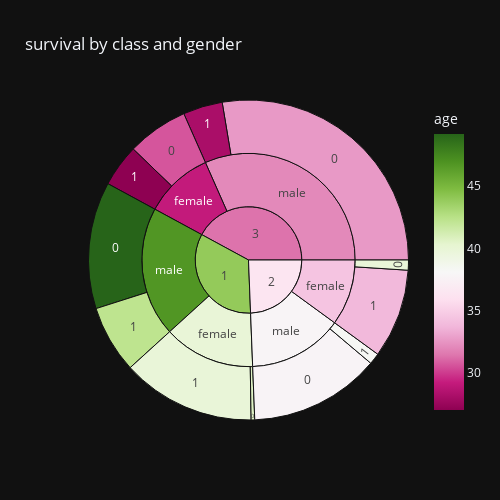

The code cell stored with this chart in its notebook:
### Code cell
px.sunburst(df, path=['pclass','sex','survived'],values='age',
            title='survival by class and gender', width=500, height=500,
            template='plotly_dark', color='age', color_continuous_scale='PiYG')

### Figure 1 — Plotly figure (JSON) as saved in the notebook; plotly's stock layout.template omitted (floating-point values rounded to 4 significant figures)
{"data": [{"branchvalues": "total", "customdata": [[32.63], [39.88], [26.99], [49.19], [33.8], [30.61], [38.28], [37.75], [42.25], [28.11], [39.86], [40.64], [32.06], [39.9], [29.13], [46.78], [34.41], [37.79], [31.33], [43.93], [36.4]], "domain": {"x": [0, 1], "y": [0, 1]}, "hovertemplate": "labels=%{label}<br>age_sum=%{value}<br>parent=%{parent}<br>id=%{id}<br>age=%{color}<extra></extra>", "ids": ["3/male/0", "1/female/1", "3/female/1", "1/male/0", "2/female/1", "3/female/0", "2/male/1", "2/male/0", "1/male/1", "3/male/1", "2/female/0", "1/female/0", "3/male", "1/female", "3/female", "1/male", "2/female", "2/male", "3", "1", "2"], "labels": ["0", "1", "1", "0", "1", "0", "1", "0", "1", "1", "0", "0", "male", "female", "female", "male", "female", "male", "3", "1", "2"], "marker": {"coloraxis": "coloraxis", "colors": [32.63, 39.88, 26.99, 49.19, 33.8, 30.61, 38.28, 37.75, 42.25, 28.11, 39.86, 40.64, 32.06, 39.9, 29.13, 46.78, 34.41, 37.79, 31.33, 43.93, 36.4]}, "name": "", "parents": ["3/male", "1/female", "3/female", "1/male", "2/female", "3/female", "2/male", "2/male", "1/male", "3/male", "2/female", "1/female", "3", "1", "3", "1", "2", "2", "", "", ""], "type": "sunburst", "values": [5860.0, 2865.0, 908.5, 2720.0, 1910.0, 1310.0, 240.3, 2803.0, 1450.0, 846.4, 216.0, 77.0, 6706.0, 2942.0, 2218.0, 4169.0, 2126.0, 3043.0, 8925.0, 7111.0, 5169.0]}], "layout": {"coloraxis": {"colorbar": {"title": {"text": "age"}}, "colorscale": [[0, "rgb(142,1,82)"], [0.1, "rgb(197,27,125)"], [0.2, "rgb(222,119,174)"], [0.3, "rgb(241,182,218)"], [0.4, "rgb(253,224,239)"], [0.5, "rgb(247,247,247)"], [0.6, "rgb(230,245,208)"], [0.7, "rgb(184,225,134)"], [0.8, "rgb(127,188,65)"], [0.9, "rgb(77,146,33)"], [1, "rgb(39,100,25)"]]}, "height": 500, "legend": {"tracegroupgap": 0}, "title": {"text": "survival by class and gender"}, "width": 500}}
